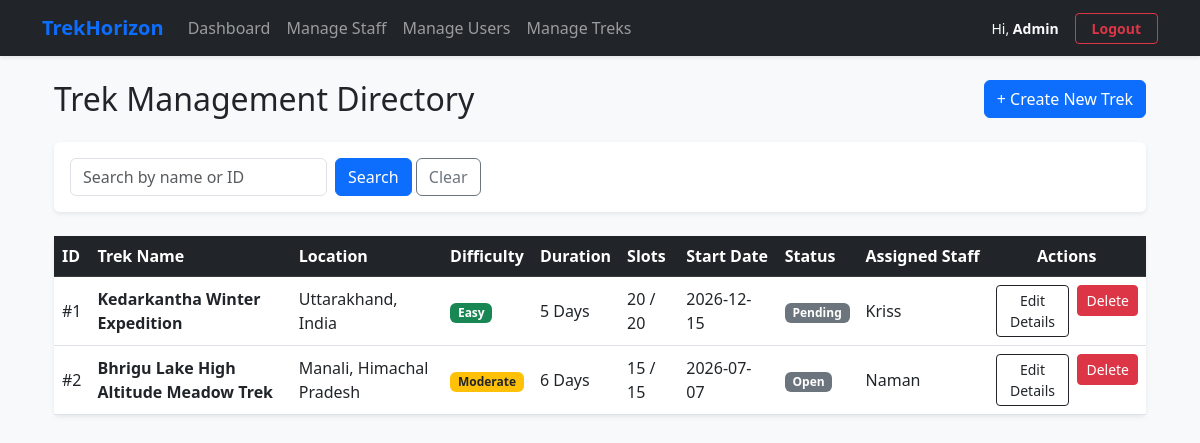
/admin/treks (signed in), run on an earlier commit of the app's database.
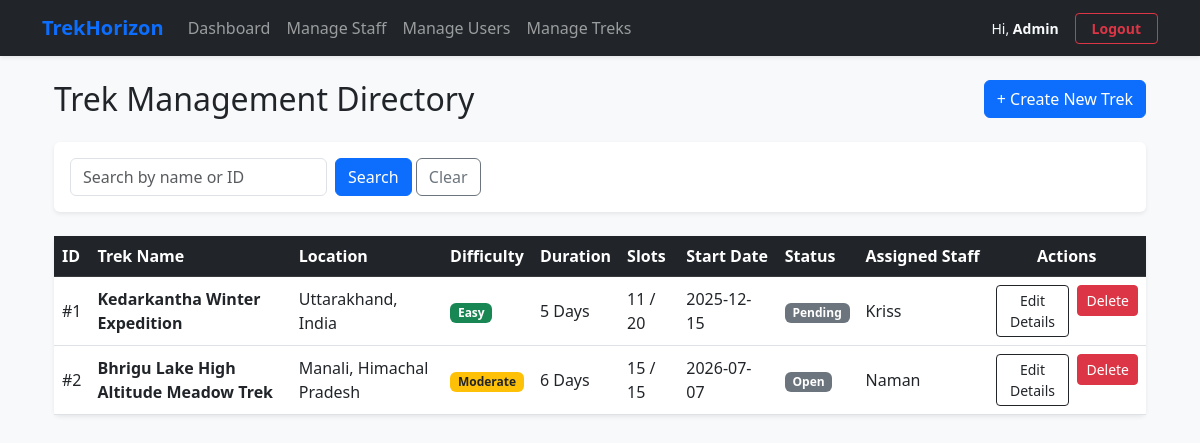
And on a later commit of the database.
### models.py (models this page shows)
class Trek(db.Model):
    trek_id = db.Column(db.Integer, primary_key=True, autoincrement=True)
    trek_name = db.Column(db.String(150), nullable=False)
    location = db.Column(db.String(150), nullable=False)
    difficulty = db.Column(db.Enum('Easy', 'Moderate', 'Hard', name='trek_difficulty'), nullable=False)
    duration_days = db.Column(db.Integer, nullable=False)
    available_slots = db.Column(db.Integer, nullable=False)
    max_slots = db.Column(db.Integer, nullable=False)
    start_date = db.Column(db.Date, nullable=False)
    end_date = db.Column(db.Date, nullable=False)
    status = db.Column(db.Enum('Pending', 'Approved', 'Open', 'Closed', 'Completed', name='trek_status'), nullable=False)
    assigned_staff_id = db.Column(db.Integer, db.ForeignKey('user.user_id'), nullable=True)
    cost_per_person = db.Column(db.Float, nullable=False, default=0.0)
    meeting_point = db.Column(db.String(255), nullable=True)
    description = db.Column(db.Text, nullable=True)
    bookings = db.relationship('Booking', backref='trek', lazy=True)

class User(db.Model):
    user_id = db.Column(db.Integer, primary_key=True, autoincrement=True)
    name = db.Column(db.String(100), nullable=False)
    email = db.Column(db.String(100), nullable=False, unique=True)
    password = db.Column(db.String(255), nullable=False)
    phone = db.Column(db.String(20), nullable=True)
    role = db.Column(db.Enum('Admin', 'Staff', 'Trekker', name='user_roles'), nullable=False)
    status = db.Column(db.String(20), nullable=False, default='Approved')
    created_at = db.Column(db.DateTime, default=datetime.utcnow)
    managed_treks = db.relationship('Trek', backref='assigned_staff', lazy=True)
    bookings = db.relationship('Booking', backref='trekker', lazy=True)

### routes/admin.py (the view)
@app.route('/admin/treks')
def admin_trek_list():
    if 'user_id' not in session or session['user_role'] != 'Admin':
        return "Access Forbidden", 403
    search_query = request.args.get('search', '').strip()
    query = Trek.query
    if search_query:
        clean_id = search_query.replace('#', '').strip()
        if clean_id.isdigit():
            query = query.filter(Trek.trek_id == int(clean_id))
        else:
            query = query.filter(Trek.trek_name.like(f"%{search_query}%"))
    all_treks = query.all()
    return render_template('admintreks.html', treks=all_treks, search_query=search_query)

### templates/admintreks.html (shortened to what the changed rows need)
{% extends 'base.html' %}
{% block content %}
<div class="container">
    <div class="d-flex justify-content-between align-items-center mb-4">
        <h2 class="mb-0">Trek Management Directory</h2>
    </div>
    <div class="card shadow-sm border-0">
        <div class="card-body p-0">
            <div class="table-responsive">
                <table class="table table-hover mb-0 align-middle">
                    <thead class="table-dark text-nowrap">
                        <tr>
                            <th>ID</th>
                            <th>Trek Name</th>
                            <th>Location</th>
                            <th>Difficulty</th>
                            <th>Duration</th>
                            <th>Slots</th>
                            <th>Start Date</th>
                            <th>Status</th>
                            <th>Assigned Staff</th>
                            <th class="text-center">Actions</th>
                        </tr>
                    </thead>
                    <tbody>
                        {% if treks %}
                            {% for trek in treks %}
                            <tr>
                                <td>#{{ trek.trek_id }}</td>
                                <td><strong>{{ trek.trek_name }}</strong></td>
                                <td>{{ trek.location }}</td>
                                <td>
                                    <span class="badge {% if trek.difficulty == 'Easy' %}bg-success{% elif trek.difficulty == 'Moderate' %}bg-warning text-dark{% else %}bg-danger{% endif %}">
                                        {{ trek.difficulty }}
                                    </span>
                                </td>
                                <td>{{ trek.duration_days }} Days</td>
                                <td>{{ trek.available_slots }} / {{ trek.max_slots }}</td>
                                <td>{{ trek.start_date.strftime('%Y-%m-%d') }}</td>
                                <td>
                                    <span class="badge bg-secondary">{{ trek.status }}</span>
                                </td>
                                <td>
                                    {% if trek.assigned_staff %}
                                        {{ trek.assigned_staff.name }}
                                    {% else %}
                                        <em class="text-muted">Unassigned</em>
                                    {% endif %}
                                </td>
                                <td class="text-center">
                                    <div class="d-flex justify-content-center gap-2">
                                        <a href="/admin/trek/edit/{{ trek.trek_id }}" class="btn btn-sm btn-outline-dark">Edit Details</a>
                                        <form action="/admin/trek/delete/{{ trek.trek_id }}" method="POST" onsubmit="return confirm('Are you absolutely sure you want to permanently delete this trek? This action cannot be undone.');">
                                            <button type="submit" class="btn btn-sm btn-danger">Delete</button>
                                        </form>
                                    </div>
                                </td>
                            </tr>
                            {% endfor %}
                        {% else %}
                            <tr>
                                <td colspan="10" class="text-center py-4 text-muted">No treks match your search parameters. Click "Clear" to view all records.</td>
                            </tr>
                        {% endif %}
                    </tbody>
                </table>
            </div>
        </div>
    </div>
</div>
{% endblock %}

What changed in the data, as far as the page shows it:
changed Trek "Kedarkantha Winter Expedition": available_slots "20" → "11"; start_date "2026-12-15" → "2025-12-15"
